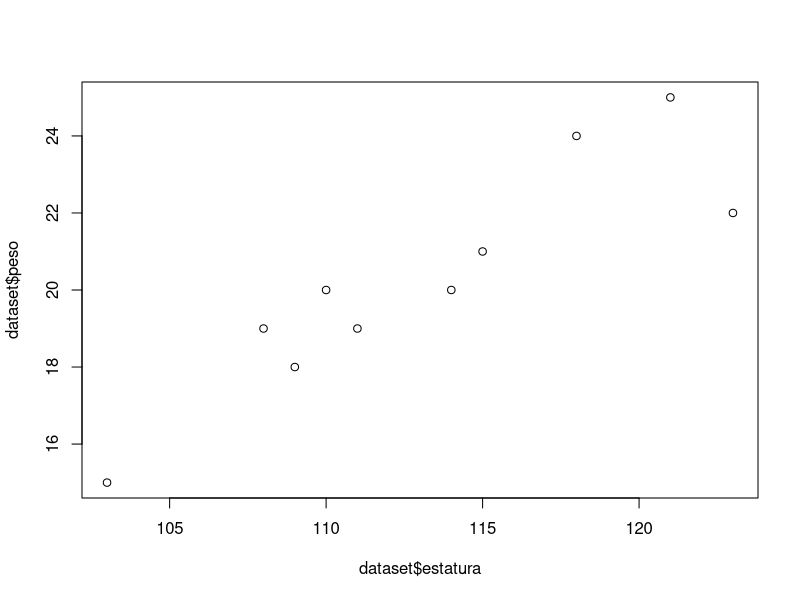
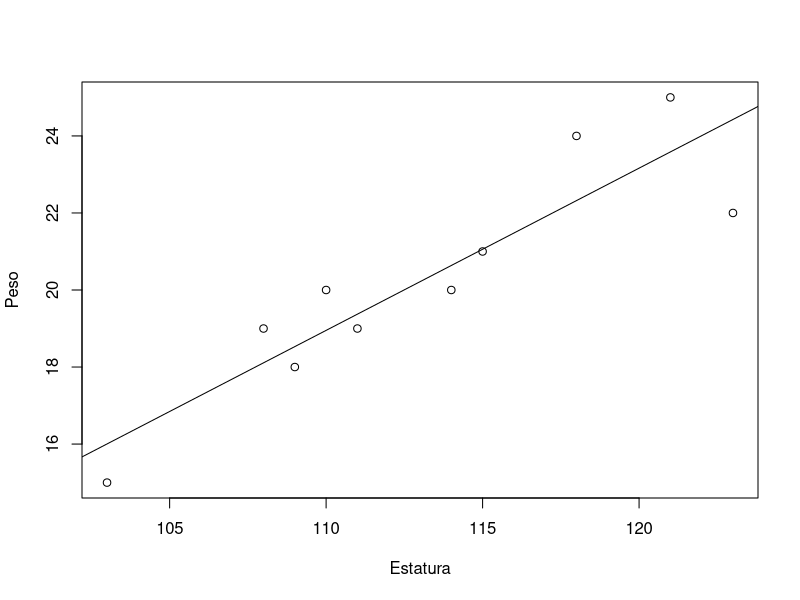
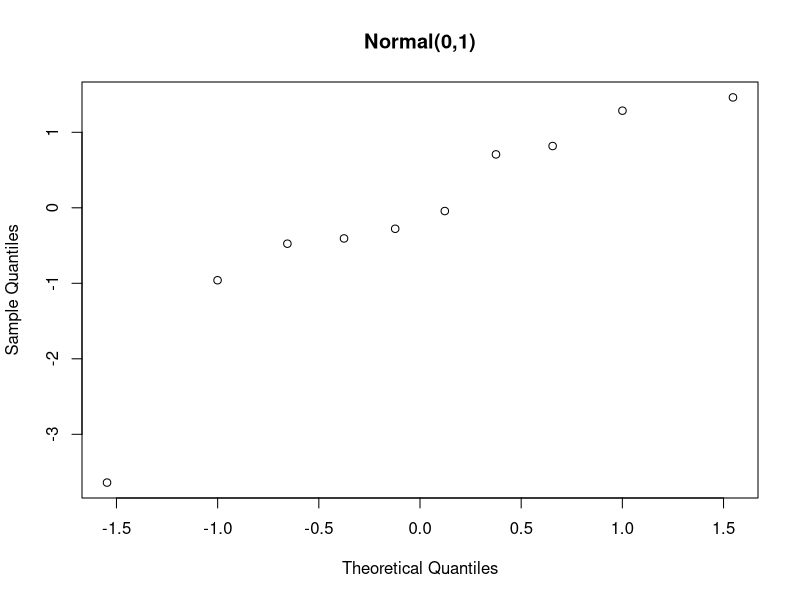
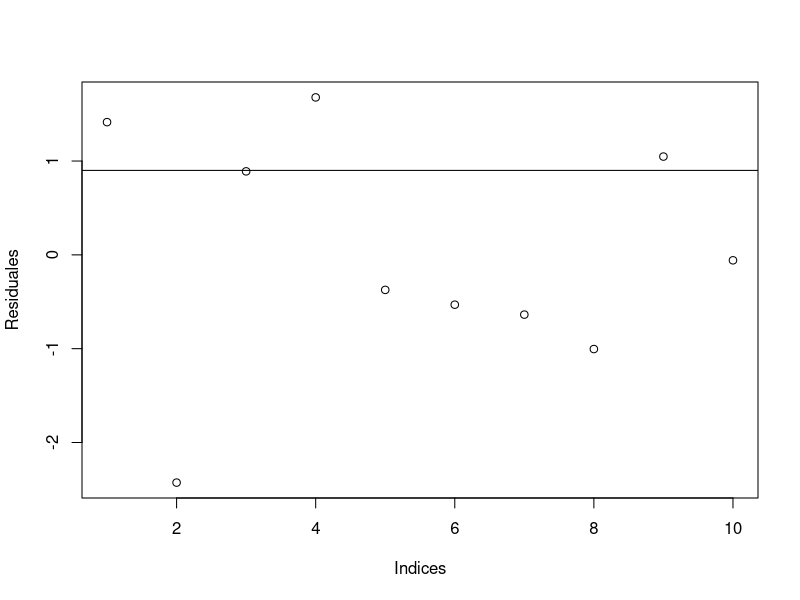
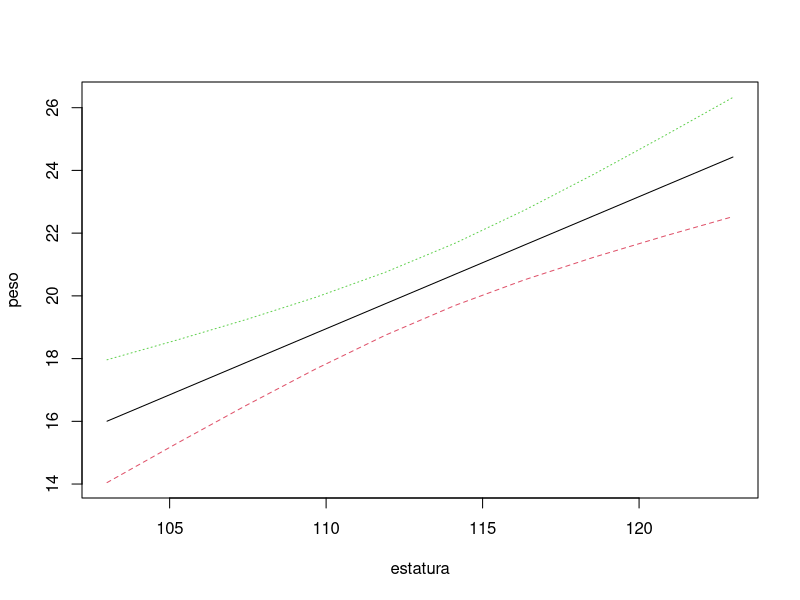
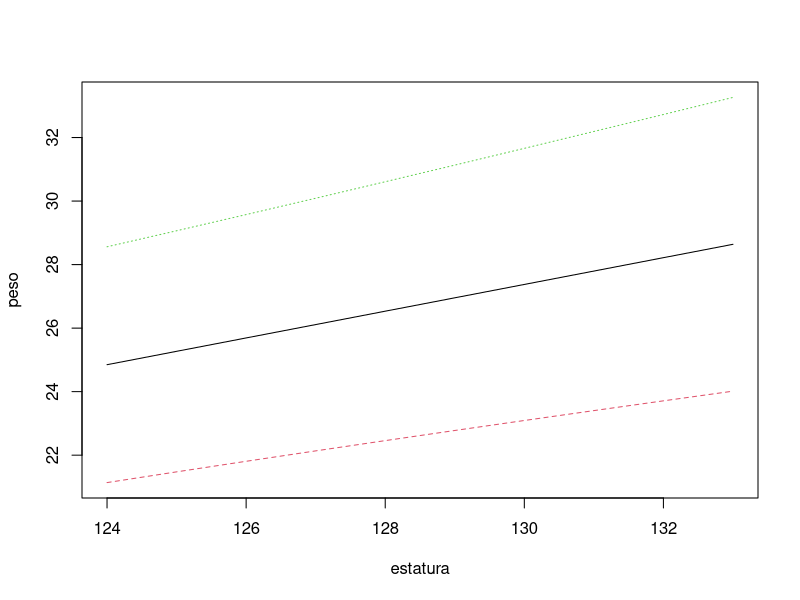

These charts were generated, in order, by the following R code:
#!/usr/bin/RScript

# Read the dataset with built-in functions
dataset <- read.table('./dataset/kids.csv', header = TRUE)

# scatterplot chart
plot(dataset$estatura, dataset$peso)

# calculate the correlation matrix
# create the data frame
correlation <- data.frame(dataset$estatura, dataset$peso)
# then calculate the matrix
cor(correlation, use = "everything", method = "pearson")
# then test over the correlation
cor.test(dataset$estatura, dataset$peso, method = "pearson")

# Create the simple regression model
model <- lm(peso ~ estatura, data = dataset)
model

# graphically represent the adjustment of the model
plot(dataset$estatura, dataset$peso, xlab = "Estatura", ylab = "Peso")
abline(model) # adds the obtained line into the current plot

# summary of the model
summary(model)

# confidence intervals for the quotients
confint(model, level = 0.95)

# variance analysis or linear test
anova(model)

# quotient of determination R^2
cor(correlation, use = "everything")^2

# Model diagnosis, test the suppositions

dataset$fitted.model <- fitted(model) # Adjusted values for the model
datasetresiduals.model <- residuals(model) # Get the residuals of the model
dataset$rstudent.model <- rstudent(model) # Studied residuals

# test of normallity of the errors
shapiro.test(dataset$rstudent.model)
qqnorm(dataset$rstudent.model, main = "Normal(0,1)") # graph for the normallity test

# test of heteroscedasticity of variances
library(lmtest)
bptest(model)

# test of independence of the errors
plot(datasetresiduals.model, ylab = "Residuales", xlab = "Indices")
abline(h = cor(dataset$estatura, dataset$peso))
dwtest(peso ~ estatura, alternative = "two.sided", data = dataset)

# check existence of atypical data
library(car)
outlierTest(model, cutoff = 0.05, n.max = 10, order = TRUE)
# it detects an atypical data, row #2


# Model Usage
# prediction of the mean value of Y with the confidence bands
x0 <- seq(min(dataset$estatura), max(dataset$estatura), length = 10)
ic <- predict(model, data.frame(estatura = x0), interval = "confidence", se.fit = TRUE, data = dataset)
head(ic)
# plot the confidence bands?
matplot(x0, ic$fit, type = "l", xlab = "estatura", ylab = "peso")


# predict a new value
x1 <- seq(124, 133, length = 10)
prediction <- predict(model, data.frame(estatura = x1), interval = "prediction", se.fit = TRUE, data = dataset)
head(prediction)
matplot(x1, prediction$fit, type = "l", xlab = "estatura", ylab = "peso")
